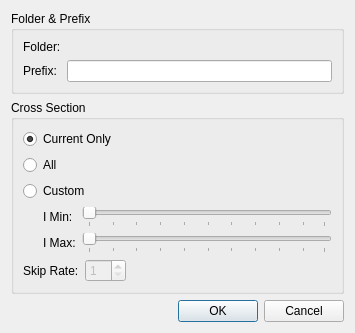
<?xml version="1.0" encoding="UTF-8"?>
<ui version="4.0">
 <class>PreProcessorGridCrosssectionWindow2_ExportSettingDialog</class>
 <widget class="QDialog" name="PreProcessorGridCrosssectionWindow2_ExportSettingDialog">
  <property name="geometry">
   <rect>
    <x>0</x>
    <y>0</y>
    <width>355</width>
    <height>319</height>
   </rect>
  </property>
  <property name="windowTitle">
   <string>Export Setting</string>
  </property>
  <layout class="QVBoxLayout" name="verticalLayout_2">
   <item>
    <widget class="QGroupBox" name="directoryGroupBox">
     <property name="title">
      <string>Folder &amp;&amp; Prefix</string>
     </property>
     <layout class="QGridLayout" name="gridLayout">
      <item row="0" column="0">
       <widget class="QLabel" name="folderLabel">
        <property name="text">
         <string>Folder:</string>
        </property>
       </widget>
      </item>
      <item row="0" column="1">
       <widget class="DirnameEditWidget" name="directoryEditWidget" native="true"/>
      </item>
      <item row="1" column="0">
       <widget class="QLabel" name="prefixLabel">
        <property name="text">
         <string>Prefix:</string>
        </property>
       </widget>
      </item>
      <item row="1" column="1">
       <widget class="QLineEdit" name="prefixEdit"/>
      </item>
     </layout>
    </widget>
   </item>
   <item>
    <widget class="QGroupBox" name="regionGroupBox">
     <property name="title">
      <string>Cross Section</string>
     </property>
     <layout class="QVBoxLayout" name="verticalLayout">
      <item>
       <widget class="QRadioButton" name="currentRadioButton">
        <property name="text">
         <string>Current Only</string>
        </property>
        <property name="checked">
         <bool>true</bool>
        </property>
       </widget>
      </item>
      <item>
       <widget class="QRadioButton" name="allRadioButton">
        <property name="text">
         <string>All</string>
        </property>
       </widget>
      </item>
      <item>
       <widget class="QRadioButton" name="customRadioButton">
        <property name="text">
         <string>Custom</string>
        </property>
       </widget>
      </item>
      <item>
       <layout class="QHBoxLayout" name="horizontalLayout" stretch="0,1">
        <item>
         <spacer name="horizontalSpacer">
          <property name="orientation">
           <enum>Qt::Horizontal</enum>
          </property>
          <property name="sizeType">
           <enum>QSizePolicy::Fixed</enum>
          </property>
          <property name="sizeHint" stdset="0">
           <size>
            <width>20</width>
            <height>20</height>
           </size>
          </property>
         </spacer>
        </item>
        <item>
         <layout class="QGridLayout" name="gridLayout_2">
          <item row="0" column="0">
           <widget class="QLabel" name="minLabel">
            <property name="text">
             <string>I Min:</string>
            </property>
           </widget>
          </item>
          <item row="0" column="1">
           <widget class="SliderWithValue" name="minSlider">
            <property name="enabled">
             <bool>false</bool>
            </property>
            <property name="orientation">
             <enum>Qt::Horizontal</enum>
            </property>
            <property name="tickPosition">
             <enum>QSlider::TicksBelow</enum>
            </property>
           </widget>
          </item>
          <item row="1" column="0">
           <widget class="QLabel" name="maxLabel">
            <property name="text">
             <string>I Max:</string>
            </property>
           </widget>
          </item>
          <item row="1" column="1">
           <widget class="SliderWithValue" name="maxSlider">
            <property name="enabled">
             <bool>false</bool>
            </property>
            <property name="orientation">
             <enum>Qt::Horizontal</enum>
            </property>
            <property name="tickPosition">
             <enum>QSlider::TicksBelow</enum>
            </property>
           </widget>
          </item>
         </layout>
        </item>
       </layout>
      </item>
      <item>
       <layout class="QHBoxLayout" name="horizontalLayout_2">
        <item>
         <widget class="QLabel" name="skipRateLabel">
          <property name="text">
           <string>Skip Rate:</string>
          </property>
         </widget>
        </item>
        <item>
         <widget class="QSpinBox" name="skipRateSpinBox">
          <property name="enabled">
           <bool>false</bool>
          </property>
          <property name="minimum">
           <number>1</number>
          </property>
          <property name="value">
           <number>1</number>
          </property>
         </widget>
        </item>
        <item>
         <spacer name="horizontalSpacer_2">
          <property name="orientation">
           <enum>Qt::Horizontal</enum>
          </property>
          <property name="sizeHint" stdset="0">
           <size>
            <width>40</width>
            <height>20</height>
           </size>
          </property>
         </spacer>
        </item>
       </layout>
      </item>
     </layout>
    </widget>
   </item>
   <item>
    <spacer name="verticalSpacer">
     <property name="orientation">
      <enum>Qt::Vertical</enum>
     </property>
     <property name="sizeHint" stdset="0">
      <size>
       <width>20</width>
       <height>5</height>
      </size>
     </property>
    </spacer>
   </item>
   <item>
    <widget class="QDialogButtonBox" name="buttonBox">
     <property name="orientation">
      <enum>Qt::Horizontal</enum>
     </property>
     <property name="standardButtons">
      <set>QDialogButtonBox::Cancel|QDialogButtonBox::Ok</set>
     </property>
    </widget>
   </item>
  </layout>
 </widget>
 <customwidgets>
  <customwidget>
   <class>SliderWithValue</class>
   <extends>QSlider</extends>
   <header>guibase/widget/sliderwithvalue.h</header>
  </customwidget>
  <customwidget>
   <class>DirnameEditWidget</class>
   <extends>QWidget</extends>
   <header>guibase/widget/dirnameeditwidget.h</header>
   <container>1</container>
  </customwidget>
 </customwidgets>
 <resources/>
 <connections>
  <connection>
   <sender>buttonBox</sender>
   <signal>accepted()</signal>
   <receiver>PreProcessorGridCrosssectionWindow2_ExportSettingDialog</receiver>
   <slot>accept()</slot>
   <hints>
    <hint type="sourcelabel">
     <x>174</x>
     <y>309</y>
    </hint>
    <hint type="destinationlabel">
     <x>157</x>
     <y>274</y>
    </hint>
   </hints>
  </connection>
  <connection>
   <sender>buttonBox</sender>
   <signal>rejected()</signal>
   <receiver>PreProcessorGridCrosssectionWindow2_ExportSettingDialog</receiver>
   <slot>reject()</slot>
   <hints>
    <hint type="sourcelabel">
     <x>174</x>
     <y>309</y>
    </hint>
    <hint type="destinationlabel">
     <x>286</x>
     <y>274</y>
    </hint>
   </hints>
  </connection>
  <connection>
   <sender>customRadioButton</sender>
   <signal>toggled(bool)</signal>
   <receiver>minSlider</receiver>
   <slot>setEnabled(bool)</slot>
   <hints>
    <hint type="sourcelabel">
     <x>80</x>
     <y>166</y>
    </hint>
    <hint type="destinationlabel">
     <x>317</x>
     <y>201</y>
    </hint>
   </hints>
  </connection>
  <connection>
   <sender>customRadioButton</sender>
   <signal>toggled(bool)</signal>
   <receiver>maxSlider</receiver>
   <slot>setEnabled(bool)</slot>
   <hints>
    <hint type="sourcelabel">
     <x>80</x>
     <y>166</y>
    </hint>
    <hint type="destinationlabel">
     <x>317</x>
     <y>234</y>
    </hint>
   </hints>
  </connection>
  <connection>
   <sender>currentRadioButton</sender>
   <signal>toggled(bool)</signal>
   <receiver>skipRateSpinBox</receiver>
   <slot>setDisabled(bool)</slot>
   <hints>
    <hint type="sourcelabel">
     <x>50</x>
     <y>111</y>
    </hint>
    <hint type="destinationlabel">
     <x>111</x>
     <y>263</y>
    </hint>
   </hints>
  </connection>
 </connections>
</ui>
